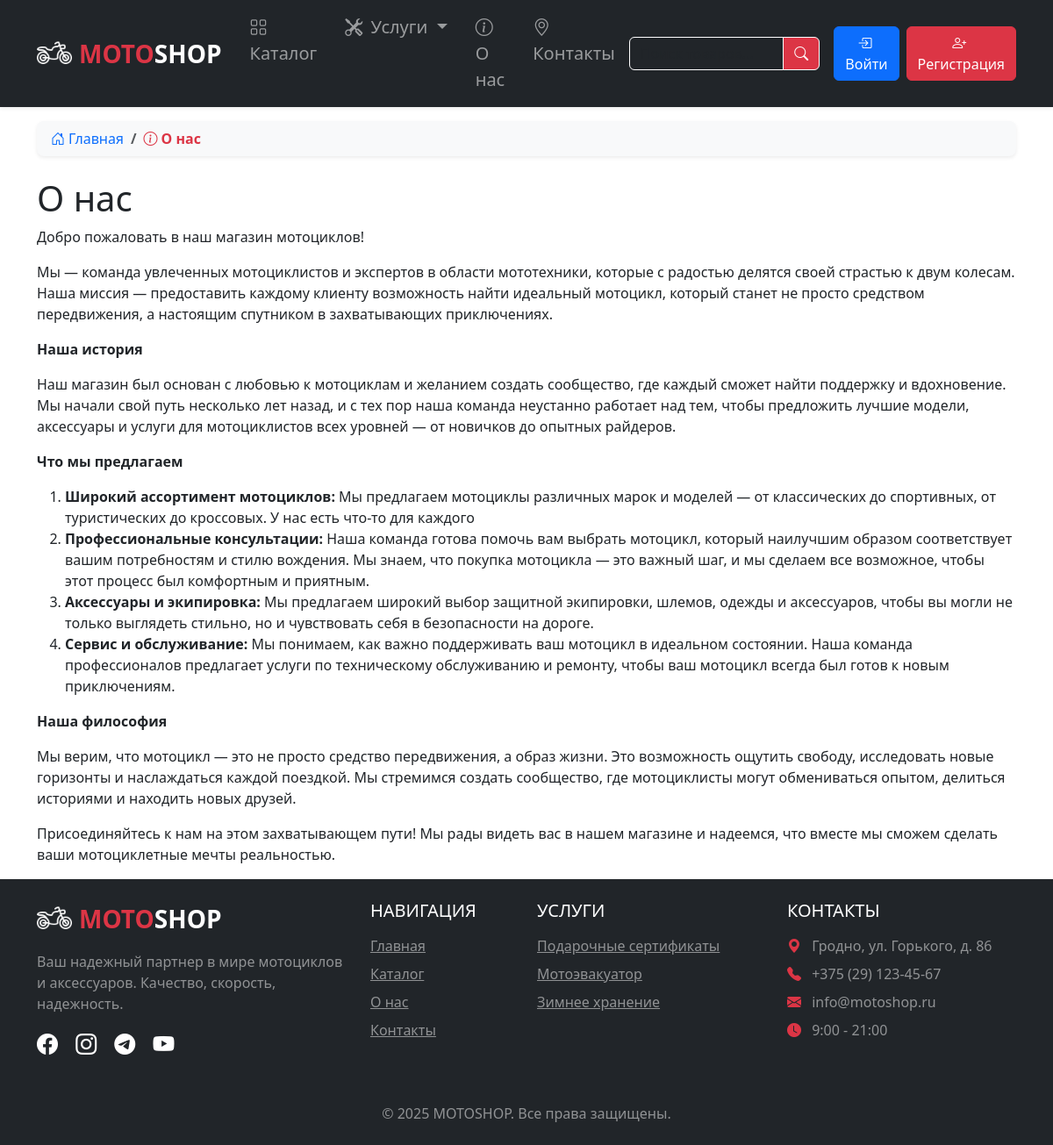
/about, run on the app's committed database.
### app.py (models this page shows, shortened)
class Services(db.Model):
    id = db.Column(db.Integer,primary_key=True)
    title = db.Column(db.String(100))
    text = db.Column(db.Text)

### app.py (the view)
@app.route('/about')
def about():
    return render_template("about.html")

### app.py (called while the page is built)
@app.context_processor
def inject_user():
    def get_user_name():
        if 'name' in session:
            user = Users.query.filter_by(email=session['name']).first()
            if user:
                user_ratings = {r.id_article: r for r in Ratings.query.filter_by(id_user=user.id).all()}
                for article in Articles.query.all():
                    article.user_rating = user_ratings.get(article.id)
            return user
    return dict(active_user=get_user_name())

@app.context_processor
def inject_user():
    return dict(
    articles_category=db.session.query(Articles.category).distinct().all(),
    )

@app.context_processor
def utility_processor():
    def pluralize(count, form1, form2, form5):
        count = abs(count) % 100
        if 10 < count < 20:
            return form5
        count = count % 10
        if count == 1:
            return form1
        if 1 < count < 5:
            return form2
        return form5
    return dict(pluralize=pluralize)

@app.context_processor
def inject_services():
    return dict(
    services=db.session.query(Services).all(),
    )

@app.context_processor
def inject_custom_css():
    return dict(
        admin_css_url='/static/css/custom_admin.css'
    )

### templates/about.html (shortened to what this page needs)
{% extends 'base.html' %}
{% block main %}
    <main>
      <div class="container my-3">
        <nav aria-label="breadcrumb" class="mb-4">
          <ol class="breadcrumb bg-light rounded-3 px-3 py-2 shadow-sm">
            <li class="breadcrumb-item"><a href="/" class="text-decoration-none"><i class="bi bi-house-door me-1"></i>Главная</a></li>
<li class="breadcrumb-item active  text-danger fw-bold" aria-current="page" ><i class="bi bi-info-circle me-1"></i>О нас</li>
          </ol>
        </nav>
        <h1>О нас</h1>
        <p>Добро пожаловать в наш магазин мотоциклов!</p>
        <p>
          Мы — команда увлеченных мотоциклистов и экспертов в области
          мототехники, которые с радостью делятся своей страстью к двум колесам.
          Наша миссия — предоставить каждому клиенту возможность найти идеальный
          мотоцикл, который станет не просто средством передвижения, а настоящим
          спутником в захватывающих приключениях.
        </p>
        <p><b>Наша история</b></p>
        <p>
          Наш магазин был основан с любовью к мотоциклам и желанием создать
          сообщество, где каждый сможет найти поддержку и вдохновение. Мы начали
          свой путь несколько лет назад, и с тех пор наша команда неустанно
          работает над тем, чтобы предложить лучшие модели, аксессуары и услуги
          для мотоциклистов всех уровней — от новичков до опытных райдеров.
        </p>
        <p><b>Что мы предлагаем</b></p>
        <ol>
          <li>
            <b>Широкий ассортимент мотоциклов:</b> Мы предлагаем мотоциклы
            различных марок и моделей — от классических до спортивных, от
            туристических до кроссовых. У нас есть что-то для каждого
          </li>
          <li>
            <b>Профессиональные консультации:</b> Наша команда готова помочь вам
            выбрать мотоцикл, который наилучшим образом соответствует вашим
            потребностям и стилю вождения. Мы знаем, что покупка мотоцикла — это
            важный шаг, и мы сделаем все возможное, чтобы этот процесс был
            комфортным и приятным.
          </li>
          <li>
            <b>Аксессуары и экипировка:</b> Мы предлагаем широкий выбор защитной
            экипировки, шлемов, одежды и аксессуаров, чтобы вы могли не только
            выглядеть стильно, но и чувствовать себя в безопасности на дороге.
          </li>
          <li>
            <b>Сервис и обслуживание:</b> Мы понимаем, как важно поддерживать
            ваш мотоцикл в идеальном состоянии. Наша команда профессионалов
            предлагает услуги по техническому обслуживанию и ремонту, чтобы ваш
            мотоцикл всегда был готов к новым приключениям.
          </li>
        </ol>
        <p><b>Наша философия</b></p>
        <p>
          Мы верим, что мотоцикл — это не просто средство передвижения, а образ
          жизни. Это возможность ощутить свободу, исследовать новые горизонты и
          наслаждаться каждой поездкой. Мы стремимся создать сообщество, где
          мотоциклисты могут обмениваться опытом, делиться историями и находить
          новых друзей.
        </p>
        <p>
          Присоединяйтесь к нам на этом захватывающем пути! Мы рады видеть вас в
          нашем магазине и надеемся, что вместе мы сможем сделать ваши
          мотоциклетные мечты реальностью.
        </p>
      </div>
    </main>
    {% endblock %}

### templates/base.html (shortened to what this page needs)
<!DOCTYPE html>
<html lang="ru">
  <head>
    <link rel="stylesheet" href="{{ url_for('static', filename='css/bootstrap.min.css') }}">
    <link rel="stylesheet" href="{{ url_for('static', filename='css/styles.css') }}">
    <link rel="stylesheet" href="https://cdn.jsdelivr.net/npm/bootstrap-icons@1.10.0/font/bootstrap-icons.css">
    <link rel="stylesheet" href="https://cdnjs.cloudflare.com/ajax/libs/animate.css/4.1.1/animate.min.css">
  </head>
  <body class="d-flex flex-column min-vh-100">
    <header class="navbar navbar-expand-lg navbar-dark bg-dark shadow-sm" >
      <div class="container">
        <a href="/" class="navbar-brand d-flex align-items-center">
          <img src="{{ url_for('static', filename='img/icons/icon.png') }}" alt="MOTOSHOP Logo" width="40" height="40" class="me-2">
          <span class="fs-3 fw-bold text-danger">MOTO<span class="text-white">SHOP</span></span>
        </a>
        <div class="collapse navbar-collapse" id="navbarMain">
          <ul class="navbar-nav me-auto mb-2 mb-lg-0">
            <li class="nav-item">
              <a href="/catalog" class="nav-link px-3 fs-5 position-relative">
                <i class="bi bi-grid me-1"></i> Каталог
              </a>
            </li>
            <li class="nav-item dropdown">
              <a class="nav-link dropdown-toggle px-3 fs-5" href="#" id="servicesDropdown" role="button" data-bs-toggle="dropdown">
                <i class="bi bi-tools me-1"></i> Услуги
              </a>
            </li>
            <li class="nav-item">
              <a href="/about" class="nav-link px-3 fs-5">
                <i class="bi bi-info-circle me-1"></i> О нас
              </a>
            </li>
            <li class="nav-item">
              <a href="/contacts" class="nav-link px-3 fs-5">
                <i class="bi bi-geo-alt me-1"></i> Контакты
              </a>
            </li>
          </ul>
          <form class="d-flex me-3" role="search" action="/catalog" method="get">
            <div class="input-group">
              <input type="search" class="form-control bg-dark text-white border-white" name="search" placeholder="Поиск товаров..." aria-label="Search">
              <button class="btn btn-danger border-white" type="submit">
                <i class="bi bi-search "></i>
              </button>
            </div>
          </form>
          <div class="d-flex">
            {% if 'name' in session and active_user %}
              <div class="dropdown">
                <a href="#" class="btn btn-outline-light dropdown-toggle d-flex align-items-center" id="userDropdown" data-bs-toggle="dropdown">
                  <i class="bi bi-person-circle me-2"></i>
                  <span class="d-none d-lg-inline">{{ session['name'] }}</span>
                </a>
                <ul class="dropdown-menu dropdown-menu-end dropdown-menu-dark">
                  <li><a class="dropdown-item" href="/profile"><i class="bi bi-person me-2"></i> Профиль</a></li>
                  <li><hr class="dropdown-divider"></li>
                  <li><a class="dropdown-item text-danger" href="/logout"><i class="bi bi-box-arrow-right me-2"></i> Выйти</a></li>
                </ul>
              </div>
            {% else %}
              <a href="/login" class="btn btn-primary me-2">
                <i class="bi bi-box-arrow-in-right me-1"></i> Войти
              </a>
              <a href="/reg" class="btn btn-danger">
                <i class="bi bi-person-plus me-1"></i> Регистрация
              </a>
            {% endif %}
          </div>
        </div>
      </div>
    </header>
    {% block main %}{% endblock %}
    <footer class="bg-dark mt-auto py-4">
      <div class="container">
        <div class="row">
          <div class="col-lg-4 mb-4 mb-lg-0">
            <div class="d-flex align-items-center mb-3">
              <img src="{{ url_for('static', filename='img/icons/icon.png') }}" alt="MOTOSHOP Logo" width="40" height="40" class="me-2">
              <span class="fs-3 fw-bold text-danger">MOTO<span class="text-white">SHOP</span></span>
            </div>
            <p class="text-white-50">Ваш надежный партнер в мире мотоциклов и аксессуаров. Качество, скорость, надежность.</p>
            <div class="social-icons mt-3">
              <a href="https://www.facebook.com" target="_blank" class="text-white me-3"><i class="bi bi-facebook fs-4"></i></a>
              <a href="https://www.instagram.com" target="_blank" class="text-white me-3"><i class="bi bi-instagram fs-4"></i></a>
              <a href="https://telegram.org" target="_blank" class="text-white me-3"><i class="bi bi-telegram fs-4"></i></a>
              <a href="https://www.youtube.com" target="_blank" class="text-white"><i class="bi bi-youtube fs-4"></i></a>
            </div>
          </div>
          <div class="col-lg-2 col-md-6 mb-4 mb-md-0">
            <h5 class="text-uppercase text-white mb-3">Навигация</h5>
            <ul class="list-unstyled">
              <li class="mb-2"><a href="/" class="text-white-50 hover-white">Главная</a></li>
              <li class="mb-2"><a href="/catalog" class="text-white-50 hover-white">Каталог</a></li>
              <li class="mb-2"><a href="/about" class="text-white-50 hover-white">О нас</a></li>
              <li class="mb-2"><a href="/contacts" class="text-white-50 hover-white">Контакты</a></li>
            </ul>
          </div>
          <div class="col-lg-3 col-md-6 mb-4 mb-md-0">
            <h5 class="text-uppercase text-white mb-3">Услуги</h5>
            <ul class="list-unstyled">
              {% for service in services %}
              <li class="mb-2"><a href="/services/{{service.id}}" class="text-white-50 hover-white">{{service.title}}</a></li>
              {% endfor %}
            </ul>
          </div>
          <div class="col-lg-3 col-md-6">
            <h5 class="text-uppercase text-white mb-3">Контакты</h5>
            <ul class="list-unstyled text-white-50">
              <li class="mb-2"><i class="bi bi-geo-alt-fill me-2 text-danger"></i> Гродно, ул. Горького, д. 86</li>
              <li class="mb-2"><i class="bi bi-telephone-fill me-2 text-danger"></i> +375 (29) 123-45-67</li>
              <li class="mb-2"><i class="bi bi-envelope-fill me-2 text-danger"></i> info@motoshop.ru</li>
              <li class="mb-2"><i class="bi bi-clock-fill me-2 text-danger"></i> 9:00 - 21:00</li>
            </ul>
          </div>
        </div>
        <hr class="my-4 bg-secondary">
        <div class="row align-items-center">
          <div class="col-md-12 text-center text-center">
            <p class="mb-0 text-white-50">&copy; 2025 MOTOSHOP. Все права защищены.</p>
          </div>
        </div>
      </div>
    </footer>
  </body>
</html>

### static/css/styles.css (style rules this page uses)
html { height: 100%; }
body { display: flex; flex-direction: column; height: 100%; background-color: #ffff; border-radius: 30px; }
main { flex: 1 0 auto; }
footer { flex: 0 0 auto; }
.position-relative { position: relative; }

### data on the page
Services: title "Подарочные сертификаты"
Services: title "Мотоэвакуатор"
Services: title "Зимнее хранение"
